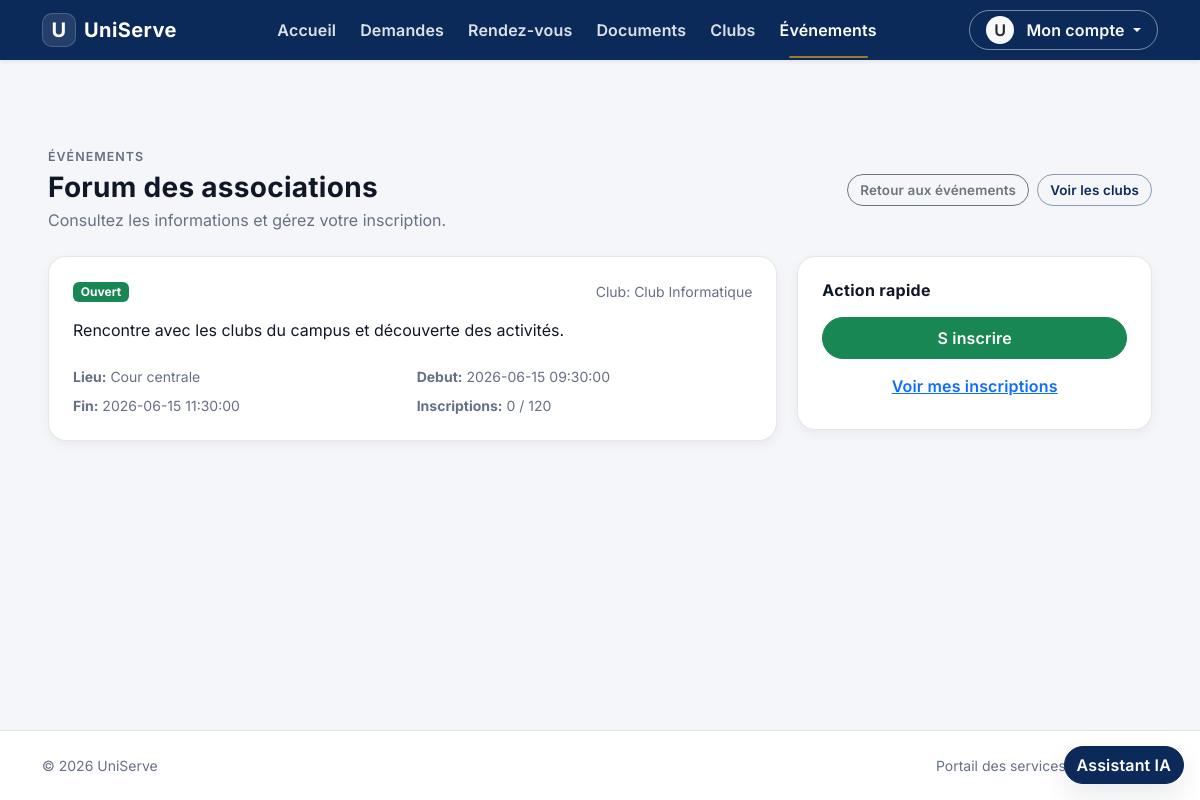
The page /evenements/show/1 (signed in) on the database its author committed.
### tables this page shows
CREATE TABLE `evenements` (
  `id` bigint(20) NOT NULL AUTO_INCREMENT,
  `club_id` bigint(20) DEFAULT NULL,
  `cree_par` bigint(20) NOT NULL,
  `titre` varchar(150) NOT NULL,
  `description` text DEFAULT NULL,
  `lieu` varchar(255) DEFAULT NULL,
  `date_debut` datetime NOT NULL,
  `date_fin` datetime NOT NULL,
  `capacite` int(11) DEFAULT NULL,
  `statut` enum('planifie','ouvert','complet','termine','annule') NOT NULL DEFAULT 'planifie',
  `valide_par` bigint(20) DEFAULT NULL,
  `valide_le` datetime DEFAULT NULL,
  `cree_le` timestamp NOT NULL DEFAULT current_timestamp(),
  PRIMARY KEY (`id`),
  KEY `club_id` (`club_id`),
  KEY `cree_par` (`cree_par`),
  KEY `valide_par` (`valide_par`),
  CONSTRAINT `evenements_ibfk_1` FOREIGN KEY (`club_id`) REFERENCES `clubs` (`id`),
  CONSTRAINT `evenements_ibfk_2` FOREIGN KEY (`cree_par`) REFERENCES `utilisateurs` (`id`),
  CONSTRAINT `evenements_ibfk_3` FOREIGN KEY (`valide_par`) REFERENCES `utilisateurs` (`id`)
);

CREATE TABLE `clubs` (
  `id` bigint(20) NOT NULL AUTO_INCREMENT,
  `cree_par` bigint(20) NOT NULL,
  `nom` varchar(120) NOT NULL,
  `description` text DEFAULT NULL,
  `email_contact` varchar(255) DEFAULT NULL,
  `actif` tinyint(1) NOT NULL DEFAULT 1,
  `statut_validation` enum('en_attente','approuve','rejete') NOT NULL DEFAULT 'en_attente',
  PRIMARY KEY (`id`),
  UNIQUE KEY `nom` (`nom`),
  KEY `cree_par` (`cree_par`),
  CONSTRAINT `clubs_ibfk_cree_par` FOREIGN KEY (`cree_par`) REFERENCES `utilisateurs` (`id`)
);

### Controller/Controller.php (called while the page is built, shortened)
<?php
class Controller
{
    protected function basePath(): string
    {
        $scriptName = (string) ($_SERVER['SCRIPT_NAME'] ?? '');
        $dir = str_replace('\\', '/', dirname($scriptName));
        $dir = $dir === '/' ? '' : rtrim($dir, '/');
        return $dir;
    }
    public function url(string $path = ''): string
    {
        $path = '/' . ltrim($path, '/');
        return $this->basePath() . ($path === '/' ? '' : $path);
    }
    public function render(string $view, array $data = [], ?string $layoutOverride = null): void
    {
        $viewPath = __DIR__ . '/../View/' . $view . '.php';
        extract($data, EXTR_SKIP);
        require $viewPath;
    }
    public function currentUser(): ?array
    {
        return $_SESSION['user'] ?? null;
    }
}

### Controller/EvenementsController.php (called while the page is built, shortened)
<?php
require_once __DIR__ . '/../Model/Event.php';
class EvenementsController extends Controller
{
    public function show(int|string $id): void
    {
        $eventId = (int) $id;
        $eventModel = new Event();
        $event = $eventModel->findById($eventId);
        $currentUser = $this->currentUser();
        $userId = (int) ($currentUser['id'] ?? 0);
        $isRegistered = $userId > 0 ? $eventModel->isUserRegistered($eventId, $userId) : false;
        $registrations = $eventModel->countInscriptions($eventId);
        $this->render('frontoffice/evenements/show', [
            'title' => 'Détail de l’événement',
            'event' => $event,
            'registrations' => $registrations,
            'isRegistered' => $isRegistered,
            'success' => (string) ($_GET['success'] ?? ''),
            'error' => (string) ($_GET['error'] ?? ''),
        ]);
    }
}

### Controller/App.php (called while the page is built, shortened)
<?php
class App
{
    private string $action = 'landing';
    public function __construct()
    {
        $url = $this->parseUrl();
        if (!empty($url)) {
            array_shift($url);
        }
        $controllerInstance = new $this->controller();
        if (!empty($url)) {
            $candidateAction = (string) $url[0];
            $this->action = $candidateAction;
            array_shift($url);
        } elseif (!method_exists($controllerInstance, $this->action)) {
            $this->notFound('Action not found.');
        }
        $this->params = $this->validateAndNormalizeParams($controllerInstance, $this->action, array_values($url));
        call_user_func_array([$controllerInstance, $this->action], $this->params);
    }
    private function parseUrl(): array
    {
        $cleanUrl = trim((string) $_GET['url']);
        $cleanUrl = trim($cleanUrl, '/');
        $segments = explode('/', $cleanUrl);
        return array_values(array_filter($segments, static fn (string $segment): bool => $segment !== ''));
    }
    private function validateAndNormalizeParams(object $controllerInstance, string $action, array $params): array
    {
        return $params;
    }
}

### index.php (called while the page is built, shortened)
<?php
require_once __DIR__ . '/Model/Database.php';
require_once __DIR__ . '/Controller/Controller.php';
require_once __DIR__ . '/Model/Model.php';
require_once __DIR__ . '/Controller/App.php';
new App();

### Model/Database.php (called while the page is built, shortened)
<?php
class Database
{
    private static ?PDO $instance = null;
    public static function connect(): PDO
    {
        $host = getenv('DB_HOST') ?: '127.0.0.1';
        $port = getenv('DB_PORT') ?: '3306';
        $dbname = getenv('DB_NAME') ?: 'uniserve';
        $username = getenv('DB_USER') ?: 'root';
        $password = getenv('DB_PASSWORD');
        $dsn = "mysql:host={$host};port={$port};dbname={$dbname};charset=utf8mb4";
        self::$instance = new PDO($dsn, $username, $password, [
            PDO::ATTR_ERRMODE => PDO::ERRMODE_EXCEPTION,
            PDO::ATTR_DEFAULT_FETCH_MODE => PDO::FETCH_ASSOC,
        ]);
        return self::$instance;
    }
}

### Model/Event.php (called while the page is built, shortened)
<?php
class Event
{
    private Model $model;
    public function __construct()
    {
        $this->model = new Model();
    }
    public function findById(int|string $id): ?array
    {
        $statement = $this->model->query(
            'SELECT
                e.id,
                e.club_id,
                e.cree_par,
                e.titre,
                e.description,
                e.lieu,
                e.date_debut,
                e.date_fin,
                e.capacite,
                e.statut,
                e.cree_le,
                c.nom AS club_nom,
                e.cree_par AS club_owner_id,
                c.statut_validation AS club_statut_validation,
                CONCAT(cu.prenom, " ", cu.nom) AS owner_nom,
                CONCAT(u.prenom, " ", u.nom) AS createur_nom,
                (SELECT COUNT(*) FROM inscriptions_evenement ie WHERE ie.evenement_id = e.id) AS inscriptions_count
             FROM evenements e
             LEFT JOIN clubs c ON c.id = e.club_id
             LEFT JOIN utilisateurs cu ON cu.id = e.cree_par
             INNER JOIN utilisateurs u ON u.id = e.cree_par
             WHERE e.id = ?
             LIMIT 1',
            [(int) $id]
        );
        $event = $statement->fetch();
        return $event ?: null;
    }
    public function countInscriptions(int|string $eventId): int
    {
        $statement = $this->model->query(
            'SELECT COUNT(*) AS cnt
             FROM inscriptions_evenement
             WHERE evenement_id = ?',
            [(int) $eventId]
        );
        $row = $statement->fetch();
        return (int) ($row['cnt'] ?? 0);
    }
    public function isUserRegistered(int|string $eventId, int|string $userId): bool
    {
        $statement = $this->model->query(
            'SELECT id
             FROM inscriptions_evenement
             WHERE evenement_id = ? AND utilisateur_id = ?
             LIMIT 1',
            [(int) $eventId, (int) $userId]
        );
        return (bool) $statement->fetch();
    }
}

### Model/Model.php (called while the page is built, shortened)
<?php
class Model
{
    protected static ?PDO $db = null;
    public function __construct()
    {
        if (!(self::$db instanceof PDO)) {
            self::$db = Database::connect();
        }
    }
    public function query(string $sql, array $params = []): PDOStatement
    {
        $statement = self::$db->prepare($sql);
        $statement->execute($params);
        return $statement;
    }
}

### View/frontoffice/evenements/show.php (the view, shortened to what this page needs)
<?php
$event = $event ?? [];
$registrations = (int) ($registrations ?? 0);
$isRegistered = (bool) ($isRegistered ?? false);
$status = (string) ($event['statut'] ?? 'planifie');
$statusClass = match ($status) {
    'planifie' => 'secondary',
    'ouvert' => 'success',
    'complet' => 'warning',
    'termine' => 'dark',
    'annule' => 'danger',
    default => 'secondary',
};
$eventId = (int) ($event['id'] ?? 0);
$capacite = isset($event['capacite']) ? (int) $event['capacite'] : 0;
$canRegister = !$isRegistered && !in_array($status, ['annule', 'termine', 'complet'], true) && ($capacite <= 0 || $registrations < $capacite);
?>
<div class="d-flex align-items-center justify-content-between flex-wrap gap-2 us-page-header">
    <div>
        <div class="us-kicker mb-1">Événements</div>
        <h1 class="h3 mb-1"><?= htmlspecialchars((string) ($event['titre'] ?? 'Détail événement'), ENT_QUOTES, 'UTF-8') ?></h1>
        <p class="text-muted mb-0">Consultez les informations et gérez votre inscription.</p>
    </div>
    <div class="d-flex flex-wrap gap-2 justify-content-end">
        <a class="btn btn-outline-secondary btn-sm" href="<?= $this->url('/evenements') ?>">Retour aux événements</a>
        <a class="btn btn-outline-primary btn-sm" href="<?= $this->url('/evenements/clubs') ?>">Voir les clubs</a>
    </div>
</div>
<div class="row g-3">
    <div class="col-lg-8">
        <div class="us-section-card">
            <div class="card-body p-3 p-md-4">
                <div class="d-flex align-items-center justify-content-between flex-wrap gap-2 mb-3">
                    <span class="badge bg-<?= $statusClass ?>"><?= htmlspecialchars(ucfirst($status), ENT_QUOTES, 'UTF-8') ?></span>
                    <span class="text-muted small">Club: <?= htmlspecialchars((string) ($event['club_nom'] ?? 'General'), ENT_QUOTES, 'UTF-8') ?></span>
                </div>
                <p class="mb-4"><?= nl2br(htmlspecialchars((string) ($event['description'] ?? 'Aucune description disponible.'), ENT_QUOTES, 'UTF-8')) ?></p>
                <div class="row g-2 text-muted small">
                    <div class="col-md-6"><strong>Lieu:</strong> <?= htmlspecialchars((string) ($event['lieu'] ?? 'A definir'), ENT_QUOTES, 'UTF-8') ?></div>
                    <div class="col-md-6"><strong>Debut:</strong> <?= htmlspecialchars((string) ($event['date_debut'] ?? ''), ENT_QUOTES, 'UTF-8') ?></div>
                    <div class="col-md-6"><strong>Fin:</strong> <?= htmlspecialchars((string) ($event['date_fin'] ?? ''), ENT_QUOTES, 'UTF-8') ?></div>
                    <div class="col-md-6">
                        <strong>Inscriptions:</strong> <?= $registrations ?>
                        <?php if ($capacite > 0): ?>
                            / <?= $capacite ?>
                        <?php endif; ?>
                    </div>
                </div>
            </div>
        </div>
    </div>
    <div class="col-lg-4">
        <div class="us-section-card">
            <div class="card-body p-3 p-md-4">
                <h2 class="h6 mb-3">Action rapide</h2>
                <?php if ($isRegistered): ?>
                    <form method="post" action="<?= $this->url('/evenements/unregister/' . $eventId) ?>">
                        <button type="submit" class="btn btn-outline-danger w-100 py-2">Annuler inscription</button>
                    </form>
                <?php elseif ($canRegister): ?>
                    <form method="post" action="<?= $this->url('/evenements/register/' . $eventId) ?>">
                        <button type="submit" class="btn btn-success w-100 py-2">S inscrire</button>
                    </form>
                <?php else: ?>
                    <button type="button" class="btn btn-secondary w-100 py-2" disabled>Inscriptions indisponibles</button>
                <?php endif; ?>
                <a class="btn btn-link w-100 mt-2" href="<?= $this->url('/evenements/mesInscriptions') ?>">Voir mes inscriptions</a>
            </div>
        </div>
    </div>
</div>

### View/shared/css/main.css (style rules this page uses)
:root { --font-body: 'Inter', system-ui, -apple-system, 'Segoe UI', sans-serif; --font-display: 'Inter', system-ui, -apple-system, 'Segoe UI', sans-serif; --navy: #0a1628; --mint: #3ecfb2; --brand: #0b2a5a; --brand-contrast: #ffffff; --accent: #9f7a2f; --bg: #f4f6f9; --surface: #ffffff; --surface-2: #fbfcfe; --border: rgba(10, 22, 40, 0.10); --text: #101828; --text-muted: #667085; --radius-sm: 10px; --radius-md: 14px; --radius-lg: 18px; --shadow-sm: 0 6px 16px rgba(16, 24, 40, 0.06); --shadow-md: 0 12px 28px rgba(16, 24, 40, 0.09); --shadow-soft: 0 4px 12px rgba(16, 24, 40, 0.05); --focus-ring: 0 0 0 0.25rem rgba(11, 42, 90, 0.20); }
*, *::before, *::after { box-sizing: border-box; }
body { margin: 0; font-family: var(--font-body); background-color: #f4f6f9; color: var(--text); -webkit-font-smoothing: antialiased; -moz-osx-font-smoothing: grayscale; }
a { text-decoration: none; color: inherit; }
.text-muted { color: var(--text-muted) !important; }
.btn { border-radius: 999px; font-weight: 600; letter-spacing: 0.01em; transition: box-shadow 0.14s ease, background-color 0.14s ease, border-color 0.14s ease; }
.btn-sm { --bs-btn-padding-y: 0.3rem; --bs-btn-padding-x: 0.75rem; --bs-btn-font-size: 0.84rem; min-height: 32px; }
.btn-outline-primary { --bs-btn-color: var(--brand); --bs-btn-border-color: rgba(11, 42, 90, 0.45); --bs-btn-hover-bg: var(--brand); --bs-btn-hover-border-color: var(--brand); --bs-btn-active-bg: #091f43; --bs-btn-active-border-color: #091f43; }
.us-page-header { margin-bottom: 1.5rem; }
.us-page-header h1, .us-page-header .h3 { font-weight: 700; letter-spacing: 0.01em; }
.us-section-card { background: var(--surface); border: 1px solid var(--border); border-radius: var(--radius-lg); box-shadow: var(--shadow-soft); }
.us-section-card h2.h6 { letter-spacing: 0.02em; font-weight: 700; }
.us-kicker { font-size: 0.78rem; text-transform: uppercase; letter-spacing: 0.08em; color: var(--text-muted); font-weight: 600; }

### View/shared/css/frontoffice.css (style rules this page uses)
body { padding-top: 76px; }
body.us-frontoffice-layout { display: flex; flex-direction: column; min-height: 100vh; }
body.us-frontoffice-layout main.us-main-front > .row { --bs-gutter-x: 1.25rem; }
body.us-frontoffice-layout main.us-main-front .row > [class*="col-"] { min-width: 0; }
.us-calendar-hero h1, .us-calendar-card h2, .us-calendar-side-card h3, .us-focus-title, .us-page-subtitle, .us-kicker { font-family: var(--font-body); }

### rows shown on the page
evenements: titre "Forum des associations", statut "Ouvert", club.nom "Club Informatique", description "Rencontre avec les clubs du campus et découverte des activités.", lieu "Cour centrale", date_debut "2026-06-15 09:30:00", date_fin "2026-06-15 11:30:00", capacite "120"

### other values the page prints
$registrations "0"
